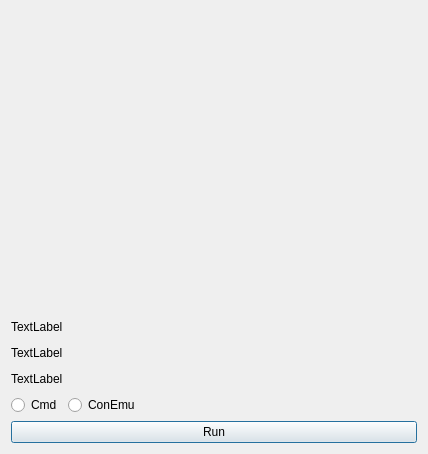
<?xml version="1.0" encoding="UTF-8"?>
<ui version="4.0">
 <class>MainDialog</class>
 <widget class="QDialog" name="MainDialog">
  <property name="geometry">
   <rect>
    <x>0</x>
    <y>0</y>
    <width>428</width>
    <height>454</height>
   </rect>
  </property>
  <property name="minimumSize">
   <size>
    <width>0</width>
    <height>0</height>
   </size>
  </property>
  <property name="windowTitle">
   <string>Kyty Launcher</string>
  </property>
  <property name="locale">
   <locale language="English" country="UnitedStates"/>
  </property>
  <layout class="QGridLayout" name="gridLayout">
   <item row="0" column="0">
    <layout class="QVBoxLayout" name="verticalLayout_5">
     <item>
      <layout class="QHBoxLayout" name="horizontalLayout_3">
       <item>
        <layout class="QVBoxLayout" name="verticalLayout_3">
         <item>
          <widget class="ConfigurationListWidget" name="widget" native="true">
           <property name="sizePolicy">
            <sizepolicy hsizetype="MinimumExpanding" vsizetype="Preferred">
             <horstretch>0</horstretch>
             <verstretch>0</verstretch>
            </sizepolicy>
           </property>
           <property name="minimumSize">
            <size>
             <width>400</width>
             <height>300</height>
            </size>
           </property>
          </widget>
         </item>
        </layout>
       </item>
      </layout>
     </item>
     <item>
      <layout class="QVBoxLayout" name="verticalLayout_4">
       <item>
        <widget class="QLabel" name="label_settings_file">
         <property name="text">
          <string>TextLabel</string>
         </property>
        </widget>
       </item>
       <item>
        <widget class="QLabel" name="label_Interpreter">
         <property name="frameShape">
          <enum>QFrame::NoFrame</enum>
         </property>
         <property name="frameShadow">
          <enum>QFrame::Sunken</enum>
         </property>
         <property name="text">
          <string>TextLabel</string>
         </property>
        </widget>
       </item>
       <item>
        <widget class="QLabel" name="label_Version">
         <property name="text">
          <string>TextLabel</string>
         </property>
        </widget>
       </item>
       <item>
        <layout class="QHBoxLayout" name="horizontalLayout_4">
         <item>
          <widget class="QRadioButton" name="radioButton_Cmd">
           <property name="text">
            <string>Cmd</string>
           </property>
           <attribute name="buttonGroup">
            <string notr="true">buttonGroup_Console</string>
           </attribute>
          </widget>
         </item>
         <item>
          <widget class="QRadioButton" name="radioButton_ConEmu">
           <property name="text">
            <string>ConEmu</string>
           </property>
           <attribute name="buttonGroup">
            <string notr="true">buttonGroup_Console</string>
           </attribute>
          </widget>
         </item>
         <item>
          <spacer name="horizontalSpacer">
           <property name="orientation">
            <enum>Qt::Horizontal</enum>
           </property>
           <property name="sizeHint" stdset="0">
            <size>
             <width>40</width>
             <height>20</height>
            </size>
           </property>
          </spacer>
         </item>
        </layout>
       </item>
       <item>
        <widget class="QPushButton" name="pushButton_Run">
         <property name="text">
          <string>Run</string>
         </property>
        </widget>
       </item>
      </layout>
     </item>
    </layout>
   </item>
  </layout>
 </widget>
 <layoutdefault spacing="6" margin="11"/>
 <customwidgets>
  <customwidget>
   <class>ConfigurationListWidget</class>
   <extends>QWidget</extends>
   <header>ConfigurationListWidget.h</header>
   <container>1</container>
  </customwidget>
 </customwidgets>
 <resources>
  <include location="../res/res.qrc"/>
 </resources>
 <connections/>
 <buttongroups>
  <buttongroup name="buttonGroup_Console"/>
 </buttongroups>
</ui>
